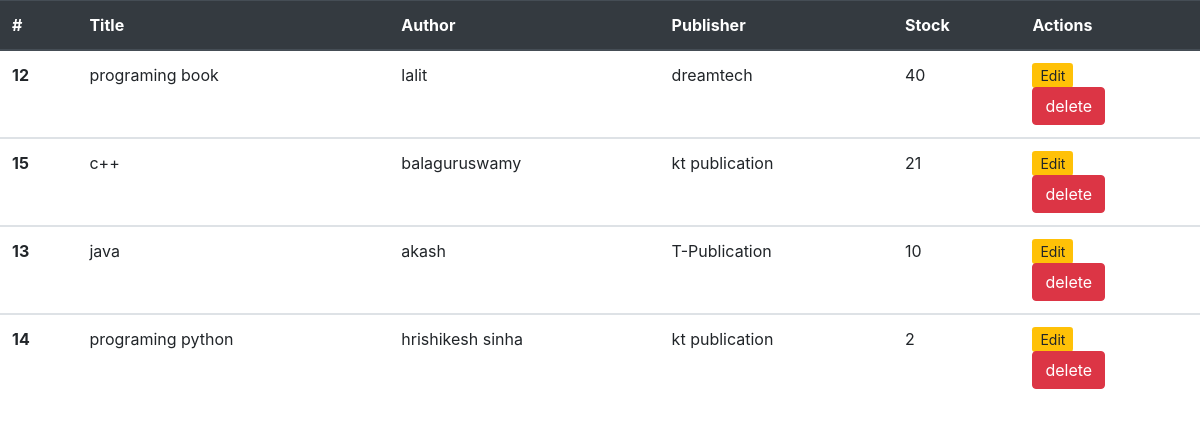
Screenshot of /lowstock with the database file from the repository.
### home/models.py (models this page shows)
class Books(models.Model):
    sno=models.AutoField(primary_key=True)
    title=models.CharField(max_length=100)
    author=models.CharField(max_length=120)
    publisher=models.CharField(max_length=100)
    stock=models.IntegerField(max_length=100)

### home/views.py (the view)
# urls.py: path('lowstock',views.lowstock,name='lowstock'),
def lowstock(request):
    pi= Books.objects.all().order_by('-stock')
    context={
        'pi':pi
    }
    return render(request,'lowstock.html',context)

### templates/lowstock.html
{% extends 'base.html' %}
{% block body %}
<table class="table">
    <thead class="thead-dark">
      <tr>
        <th scope="col">#</th>
        <th scope="col">Title</th>
        <th scope="col">Author</th>
        <th scope="col">Publisher</th>
        <th scope="col">Stock</th>
        <th scope="col">Actions</th>
      </tr>
    </thead>
    {%for items in pi%}
    <tbody>
      <tr>
        <th scope="row">{{items.sno}}</th>
        <td>{{items.title}}</td>
        <td>{{items.author}}</td>
        <td>{{items.publisher}}</td>
        <td>{{items.stock}}</td>
        <td><a href="{% url 'updatedata' items.sno%}" class="btn-warning btn-sm" id="update">Edit</a>
            <form action="{% url 'deletedata' items.sno%}" method="post">{% csrf_token %}<input type="submit" class="btn btn-danger" value="delete"></form></td>
      </tr>
    </tbody>
    {%endfor%}
  </table>
{% endblock body %}

### rows the page displays
Books: sno "12", title "programing book", author "lalit", publisher "dreamtech", stock "40"
Books: sno "15", title "c++", author "balaguruswamy", publisher "kt publication", stock "21"
Books: sno "13", title "java", author "akash", publisher "T-Publication", stock "10"
Books: sno "14", title "programing python", author "hrishikesh sinha", publisher "kt publication", stock "2"
